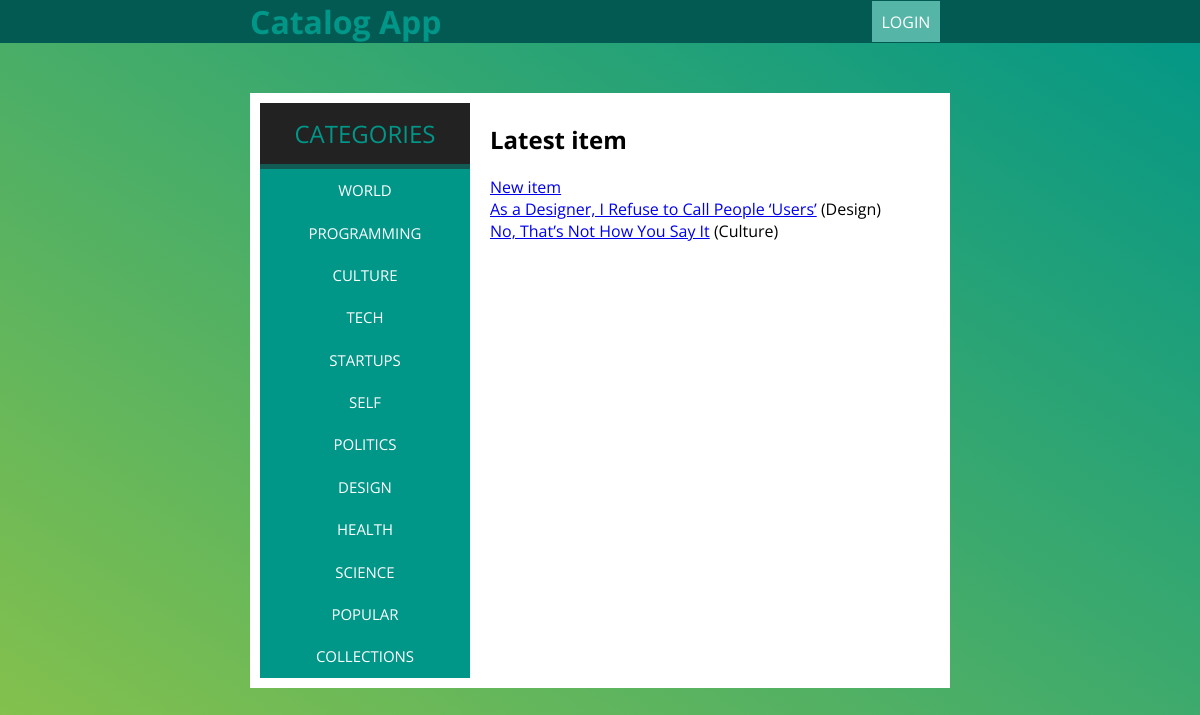
The page / on the database its author committed.
### models.py (models this page shows, shortened)
class Category(Base):
    __tablename__ = "category"
    id = Column(Integer, primary_key=True)
    name = Column(String(60), nullable=False)

class Item(Base):
    __tablename__ = "c_item" # this table contains the items for a specific category
    id = Column(Integer, primary_key=True)
    title = Column(String(250), nullable=False)
    description = Column(String)
    cat_id = Column(Integer, ForeignKey('category.id'))
    category = relationship(Category)
    user_id = Column(Integer, ForeignKey('user.id'))
    user = relationship(User)

### application.py (the view)
@app.route('/')
def index():
    categories = session.query(Category).all()
    latest_items = session.query(Item).limit(20).all()
    """
    Instead of using this code to get the information for the user actif
    I just store the information I need in the session

    user_actif = None
    if "username" in login_session:
        user_actif = session.query(User).filter_by(
                     username= login_session.get('username')
                    ).first()
    """
    return render_template('index.html', categories=categories, items= latest_items)

### templates/index.html (shortened to what this page needs)
<!DOCTYPE html>
<html>
<head>
	<link rel="stylesheet" href="{{ url_for('static', filename='css/styles.css') }}">
</head>
<body>
<header>
	<div class="header flex flex--sb">
		<div class="leftContent">
			<a href="/" class="link-home"><h1>Catalog App</h1></a>
		</div>
		<div class="rightContent">
			{% if 'username' in session %}
			  <span>{{ session.get('name') }}</span>
			  <a class="btn" href="{{ url_for('logout') }}">logout</a>
			{% else %}
			  <a class="btn" href="{{ url_for('login') }}">login</a>
			{% endif %}
		</div>
	</div>
</header>
<main>
	<div class="flex">
		<div class="sidear">
			<h2>Categories</h2>
			{% if categories %}
			<ul>
				{% for categorie in categories %}
				<li><a href="{{url_for('itemsByCategory', cat_id=categorie.id)}}">{{categorie.name }}</a></li>
				{% endfor %}
			</ul>
			{% endif %}
		</div>
		<div class="content">
			{%if current_categorie %}
			<h2>{{current_categorie.name}}</h2>
			{% else %}
			<h2>Latest item</h2>
			{% endif %}
			<a href="{{url_for('newItem')}}" class="add_item">New item</a>
			<div class="items">
				{% if items %}
				{% for item in items %}
				<div class="item"><a href="{{url_for('itemView',id = item.id)}}">{{item.title}}</a> <span class="c_name">({{item.category.name}})</span></div>
				{% endfor %}
				{% endif %}
			</div>
		</div>
	</div>
</main>
</body>
</html>

### static/css/styles.css (style rules this page uses)
body { margin: 0; padding: 0; min-height: 100vh; background:linear-gradient(to top right, #8BC34A, #009688) no-repeat 100% 100%; font-family: 'Open Sans', Helvetica, sans-serif; }
header { margin: 0; background: rgb(2, 90, 82); }
.header { max-width: 700px; margin: 0 auto; }
.header h1 { margin: 0; color: #009688; }
.flex { display: -ms-flexbox; display: flex; }
.flex--sb { -ms-flex-pack: justify; justify-content: space-between; -ms-flex-align: center; align-items: center; }
.btn { text-decoration: none; box-sizing: border-box; padding: 0.6em; background: #55b6a7; border-width: 0; margin: 0 10px; color: #FFF; text-transform: uppercase; font-weight: 400; cursor: pointer; }
main { width: 700px; margin: 50px auto; background: #FFF; }
.sidear { width: 30%; background: #009688; margin: 10px; overflow: auto; }
.sidear h2 { text-align: center; color: #009688; border-bottom: 5px solid hsla(174,100%,29%,0.5); text-transform: uppercase; font-weight: 400; padding: 14px; margin: 0; background: #222; }
.sidear ul { list-style-type: none; width: 100%; -webkit-padding-start: 0; padding-inline-start: 0; margin: 0; margin: 0; height: calc(100% - 68px); background: #009688; }
.sidear ul li a { display: block; padding: .7rem 0; background: #009688; width: 100%; text-align: center; text-decoration: none; font-size: 15px; text-transform: uppercase; color:#fff; transition: all .5s ease; }
.content { width: 60%; padding: 10px; }
.link-home { text-decoration: none; }

### rows shown on the page
Category: name "WORLD"
Category: name "PROGRAMMING"
Category: name "CULTURE"
Category: name "TECH"
Category: name "STARTUPS"
Category: name "SELF"
Category: name "POLITICS"
Category: name "DESIGN"
Category: name "HEALTH"
Category: name "SCIENCE"
Category: name "POPULAR"
Category: name "COLLECTIONS"
Item: title "As a Designer, I Refuse to Call People ‘Users’", category.name "Design"
Item: title "No, That’s Not How You Say It", category.name "Culture"
